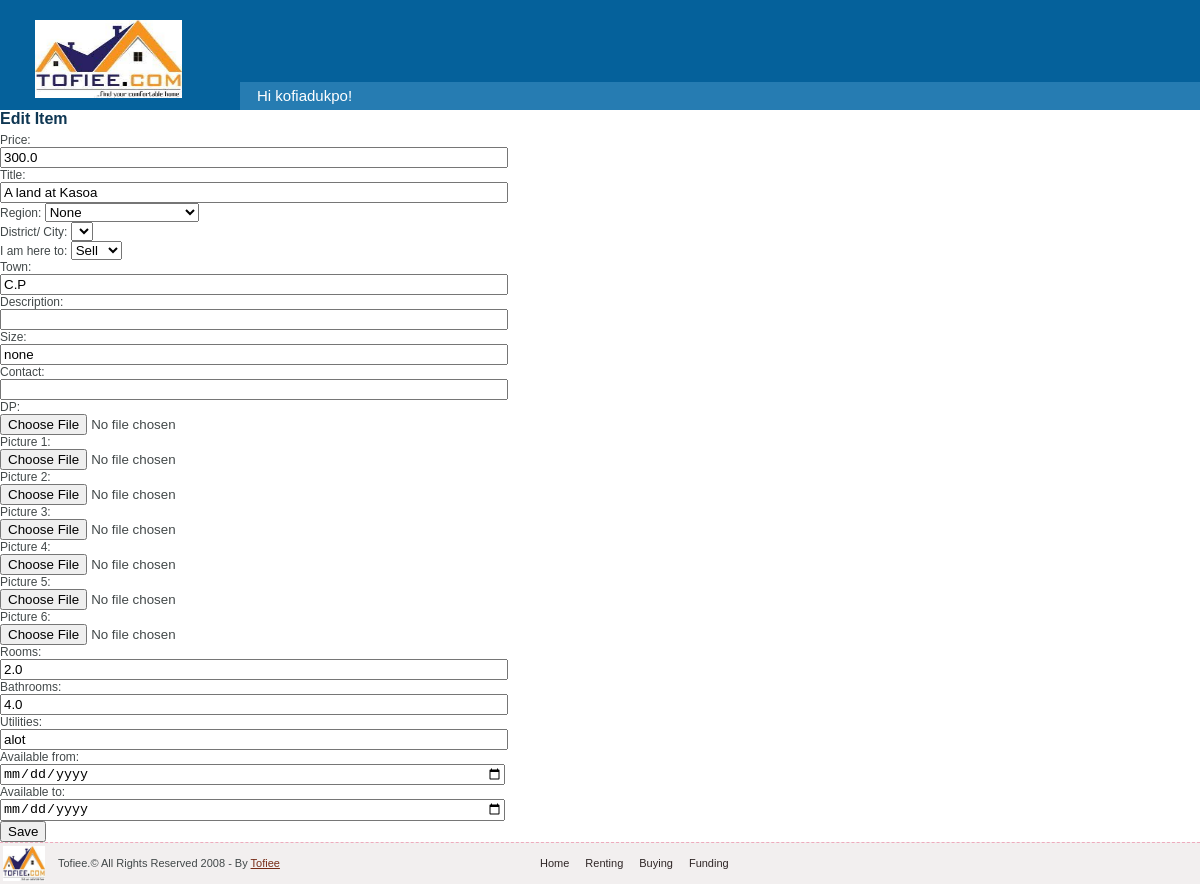
Page /update/7 (signed in) on the committed database.
### tofiee/models.py (models this page shows, shortened)
class Member(models.Model):
  username = models.CharField(max_length=15, default='none')
  price = models.FloatField()
  title = models.CharField(max_length=50)
  region = models.CharField(max_length=25, default='none')
  city = models.CharField(max_length=50, default='none')
  town = models.CharField(max_length=50, default='none')
  description = models.CharField(max_length=1000, blank=True)
  date = models.DateField(default=datetime.now())
  size = models.CharField(max_length=50, default='none', blank=True)
  contact = models.CharField(max_length=10, blank=True)
  dp = models.ImageField(upload_to='images/',default='default.jpg', blank=True)
  pic1 = models.ImageField(upload_to='images/',default='default.jpg', blank=True)
  pic2 = models.ImageField(upload_to='images/',default='default.jpg', blank=True)
  pic3 = models.ImageField(upload_to='images/',default='default.jpg', blank=True)
  pic4 = models.ImageField(upload_to='images/',default='default.jpg', blank=True)
  pic5 = models.ImageField(upload_to='images/',default='default.jpg', blank=True)
  pic6= models.ImageField(upload_to='images/',default='default.jpg', blank=True)
  rooms = models.FloatField(max_length=50)
  bathrooms = models.FloatField(max_length=50)
  utilities = models.CharField(max_length=100)
  category = models.CharField(max_length=100, default='none')
  active = models.CharField(max_length=10, default='0', blank=True)
  slug = models.SlugField(max_length=200, unique=True)
  newsletter = models.CharField(max_length=100, default=0)
  document_a = models.FloatField(max_length=100, default=0)
  document_b = models.FloatField(max_length=100, default=0)
  document_c = models.FloatField(max_length=100, default=0)
  availability_from = models.DateField(max_length=100, default=datetime.now(),  blank=True)
  availability_to = models.DateField(max_length=100, default=datetime.now(), blank=True)

### tofiee/views.py (the view)
# urls.py: path('update/<int:id>', views.update, name='update'),
def update(request, id):
  mymember = Member.objects.get(id=id)
  template = loader.get_template('edituser.html')
  context = {
    'object': mymember,
  }
  return HttpResponse(template.render(context, request))

### tofiee/templates/edituser.html (shortened to what this page needs)
{% extends "baseuser.html" %}
{% block content %}
{% load static %}
<!DOCTYPE html>
<html>
<body>
    <h1>Edit Item</h1>
    <div class="container">
        <form action="/updaterecord/{{ object.id }}" enctype="multipart/form-data" method="post">
            <label for="price">Price:</label>
            <input type="number" name="price" value="{{ object.price }}">
           <br>
            <label for="title">Title:</label>
            <input name="title" type="text" value="{{ object.title }}">
            <div class="">
                <label class="">Region: </label>
                <select id="regional" name="regional" required>
                  <option value="none">None</option>
              </select>
              </div>
              <div class="">
                <label class="">District/ City: </label>
                <select id="district" name="district" required>
              </select>
            </div>
            <div class="">
                <label class="">I am here to: </label>
                <select id="category" name="category" >
                    <option value="sell">Sell</option>
              </select>
            </div>
            <label for="town">Town:</label>
            <input type="text" name="town" value="{{ object.town }}"><br>
            <label for="description">Description:</label>
            <input type="text" name="description" value="{{ object.description }}"><br>
            <label for="size">Size:</label>
            <input type="text" name="size" value="{{ object.size }}"><br>
            <label for="contact">Contact:</label>
            <input type="text" name="contact" value="{{ object.contact }}"><br>
            <label for="dp">DP:</label>
            <input accept="image/" type="file" name="dp" value="{{ object.dp }}"><br>
            <label for="pic1">Picture 1:</label>
            <input accept="image/" type="file" name="pic1" value="{{ object.pic1 }}"><br>
            <label for="pic2">Picture 2:</label>
            <input accept="image/" type="file" name="pic2" value="{{ object.pic2 }}"><br>
            <label for="pic3">Picture 3:</label>
            <input accept="image/" type="file" name="pic3" value="{{ object.pic3 }}"><br>
            <label for="pic4">Picture 4:</label>
            <input accept="image/" type="file" name="pic4" value="{{ object.pic4 }}"><br>
            <label for="pic5">Picture 5:</label>
            <input accept="image/" type="file" name="pic5" value="{{ object.pic5 }}"><br>
            <label for="pic6">Picture 6:</label>
            <input accept="image/" type="file" name="pic6" value="{{ object.pic6 }}"><br>
            <label for="rooms">Rooms:</label>
            <input type="number" name="rooms" value="{{ object.rooms }}"><br>
            <label for="bathrooms">Bathrooms:</label>
            <input type="number" name="bathrooms" value="{{ object.bathrooms }}"><br>
            <label for="utilities">Utilities:</label>
            <input type="text" name="utilities" value="{{ object.utilities }}"><br>
            <label for="availability_from">Available from:</label>
            <input type="date" name="availability_from" value="{{ object.availability_from }}"><br>
            <label for="availability_to">Available to:</label>
            <input type="date" name="availability_to" value="{{ object.availability_to }}"><br>
            <button type="submit">Save</button>
        </form>
    </div>
</body>
</html>
{% endblock %}

### tofiee/templates/baseuser.html (shortened to what this page needs)
{% load static %}
{% if user.is_authenticated %}
<!DOCTYPE html PUBLIC "-//W3C//DTD XHTML 1.0 Transitional//EN" "http://www.w3.org/TR/xhtml1/DTD/xhtml1-transitional.dtd">
<html xmlns="http://www.w3.org/1999/xhtml">
<head>
<link rel="stylesheet" type="text/css" href="{% static 'astyle.css' %}" />
<link rel="stylesheet" type="text/css" href="{% static 'admin.css' %}" />
</head>
<body>
<div id="main_container">
  <div id="header">
    <div id="logo"> <a href="/"><img src="{% static 'tofie.jpg' %}" width="147" height="78" alt="" border="0" /></a> </div>
    <div class="banner_adds"></div>
    <div class="menu">
      <ul>
        <li class="nav-item">
          <a class="nav-link" href="/user/">Hi {{ user.username }}!</a>
        </li>
      </ul>
    </div>
  </div>
  <main>
    {% block content %}
    {% endblock %}
</main>
  <div id="footer">
    <div id="copyright">
      <div style="float:left; padding:3px;"><a href="#"><img src="{% static 'tofie.jpg' %}" width="42" height="35" alt="" border="0" /></a></div>
      <div style="float:left; padding:14px 10px 10px 10px;"> Tofiee.&copy; All Rights Reserved 2008 - By <a href="http://tofieegh.com" style="color:#772c17;">Tofiee</a></div>
    </div>
    <ul class="footer_menu">
      <li><a href="/" class="nav_footer"> Home </a></li>
      <li><a href="/rent/" class="nav_footer"> Renting  </a></li>
      <li><a href="/buy/" class="nav_footer"> Buying  </a></li>
      <li><a href="/sell/" class="nav_footer"> Funding</a></li>
    </ul>
  </div>
</div>
</body>
{% else %}
<h1>login first</h1>
{% endif %}
</html>

### static/astyle.css (style rules this page uses)
body { background-color:#fff; padding:0; font-family: Arial, Helvetica, sans-serif; margin:0px auto auto auto; color:#424849; font-size:12px; }
h1 { font-size:16px; font-weight:bold; color:#0f3753; width: auto; padding:0px 0 5px 0; margin: auto; text-decoration:none; }
#main_container { width:auto; height:auto; margin:auto; padding:0px; }
#header { width:100%; height:110px; background-color:#05619b; margin:auto; }
#logo { width:147px; height:78px; float:left; padding:20px 0 0 35px; }
.banner_adds { width:750px; height:82px; float:left; }
.menu { font-size:11px;padding:0px; float:right; width:80%; }
.menu ul { padding:0;margin:0;list-style-type:none; height:28px; background:#267cb2; }
.menu ul li { float:left;height:28px;line-height:28px; }
.menu a, .menu a:visited { display:block;float:right;height:100%;font-size:15px;text-decoration:none;color:#fff;background:#267cb2;padding:0 21px 0 17px; }
#footer { width:100%; height:41px; clear:both; font-size:11px; background-color:#f2efef; border-top:1px #eeabbd dashed; }
ul.footer_menu { list-style:none; float:right; display:block; width:650px; margin:0px; padding:9px 20px 0 0px; }
ul.footer_menu li { display:inline; font-size:11px; }
a.nav_footer:link, a.nav_footer:visited { display:block; float:left; padding:5px 6px 5px 10px; margin:0; text-decoration:none; color:#2F2626; }
#copyright { float:left; padding:0px; }

### tofiee/templates/edituser.html (style rules this page uses)
.container { width: 500px; clear: both; }
.container input { width: 100%; clear: both; }

### rows in the picture
Member: price "300.0", title "A land at Kasoa", town "C.P", size "none", rooms "2.0", bathrooms "4.0", utilities "alot"

### other values in the picture
{{ user.username }} "kofiadukpo"
